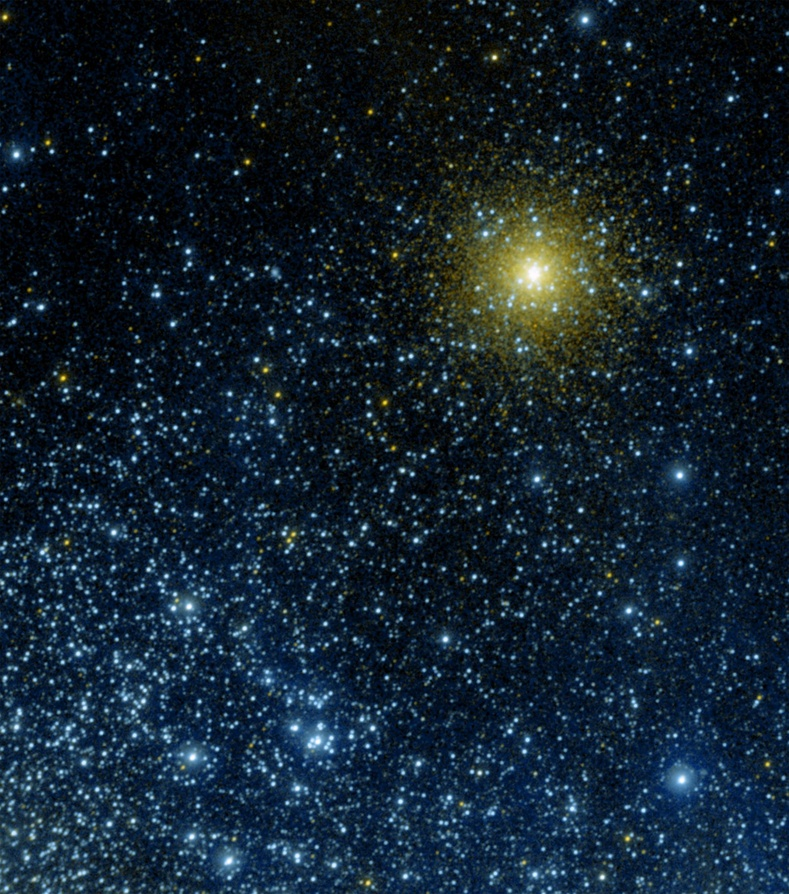
#> input picture images/NGC-362.jpg, 789 x 894 px, shrunk from 2250 x 2550 before the run
$ jupyter execute --allow-errors notebook.ipynb
#> lines starting #> are read from the running program, lines starting #| are printed output that depends on the picture
### src/libs/util.py
import numpy
import math
import cv2
from PIL import Image

#################
# Image helpers #
#################


# [59 lines left out: functions verify_image, pad_image, add_alpha_channel, save_image_rgb, not called in this run]

def save_image_grey(arr, filename):
    """Takes a numpy array, in the shape (x, y), and writes it to an image."""
    img = Image.fromarray(arr, "L")
    img.save(filename)


# [4 lines left out: function save_image_rgba, not called in this run]


def image_to_array(file):
    """Read an image from a file into a numpy 3D array."""
#> called with file = '../images/NGC-362.jpg'
    img = Image.open(file)
#> img is the input picture: PIL image 789x894 RGB; mean R, G, B 19.5, 34.3, 46
    return numpy.asarray(img).astype(numpy.uint8)


##################
# Kernel Helpers #
##################


# [59 lines left out: functions normalize_kernel, gaussian_kernel, identity_kernel, blur_kernel, not called in this run]

### src/notebook.ipynb
# Counting Stars

## Setup

[cell 1]
#!/usr/bin/env python3

import os
import sys
import time
import pyopencl as cl
import numpy
from PIL import Image, ImageOps
from libs.util import *

[cell 2]
# Suppress kernel caching.
os.environ["PYOPENCL_NO_CACHE"] = "1"
os.environ["PYOPENCL_CTX"] = "0"

[cell 3]
IMG_PATH = "../images/NGC-362.jpg"
KERNEL_NAME_GREY = "kernel_grey"
KERNEL_NAME_THRESHOLD = "kernel_threshold"
KERNEL_NAME_STARS = "kernel_stars"

[cell 4]
img = image_to_array(IMG_PATH)
(img_h, img_w, depth) = img.shape
#> img_h = 894; img_w = 789; depth = 3
print(f"Image dimensions: {img_h}x{img_w} with depth {depth}")
#| Image dimensions: 894x789 with depth 3
flat_img = img.reshape(img_h * img_w * depth).astype(numpy.uint8)

#> (a cell that did not finish here is left out)

## Grayscale

#> (a cell that did not finish here is left out)

[cell 7]
# Create the result image.
h_output_img = numpy.zeros(img_h * img_w * 1).astype(numpy.uint8)

# Create the buffers on the device.
#> (the rest of this cell did not finish here and is left out)

[cell 8]
print("Executing kernel grey...")
#> (the rest of this cell did not finish here and is left out)

[cell 9]
#save gray image
result_img = h_output_img.reshape(img_h, img_w)
save_image_grey(result_img, "../output/" + "output_" + KERNEL_NAME_GREY + ".png")
#> in save_image_grey, `img = Image.fromarray(arr, "L")`: img: PIL image 789x894 L; every value is 0

## Threshold

[cell 10]
LOCAL_SIZE = 1
global_size = int((img_w * img_h)/LOCAL_SIZE)
#> global_size = 705366

#> (a cell that did not finish here is left out)

#> (a cell that did not finish here is left out)

[cell 13]
print("Executing kernel threshold...")
#> (the rest of this cell did not finish here and is left out)

#> (a cell that did not finish here is left out)

## Stars

[cell 15]
LOCAL_SIZE = 1
global_size = int((img_w * img_h)/LOCAL_SIZE)

#> (a cell that did not finish here is left out)

#> (a cell that did not finish here is left out)

[cell 18]
print("Executing stars kernel...")
#> (the rest of this cell did not finish here and is left out)

#> (a cell that did not finish here is left out)

[cell 20]
ngc = image_to_array("../NGC-362.result.png")
#> call 2 of image_to_array, with file = '../NGC-362.result.png'
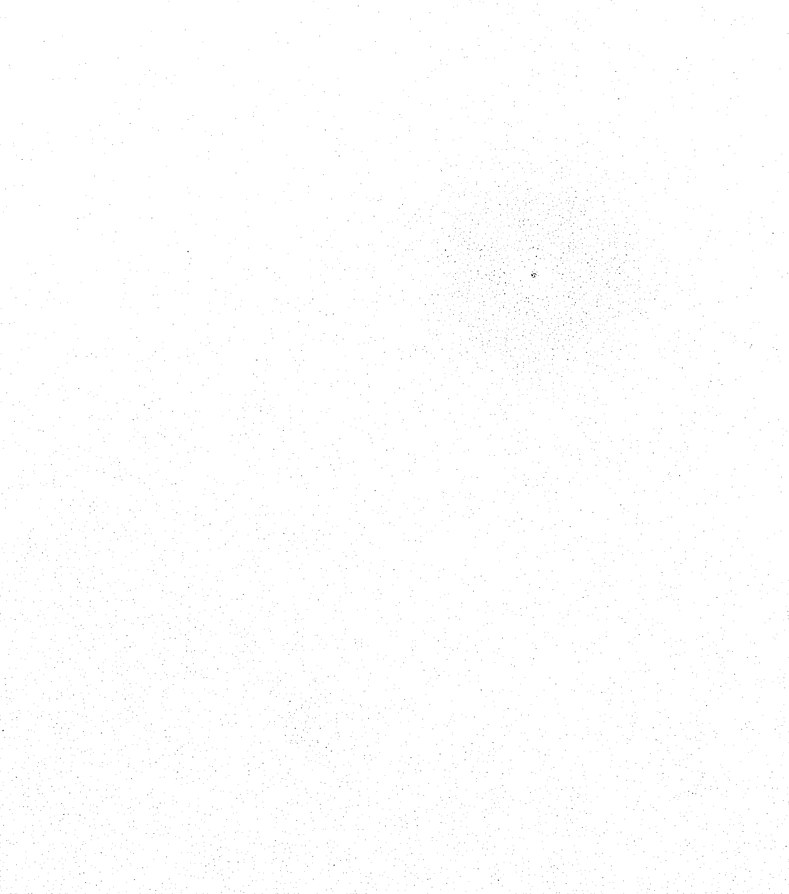
#> input picture NGC-362.result.png, 789 x 894 px, shrunk from 2250 x 2550 before the run
#> in image_to_array, img is the input picture: PIL image 789x894 L; min 0, max 255, mean 254.4
#to array
ngc = 255 - ngc
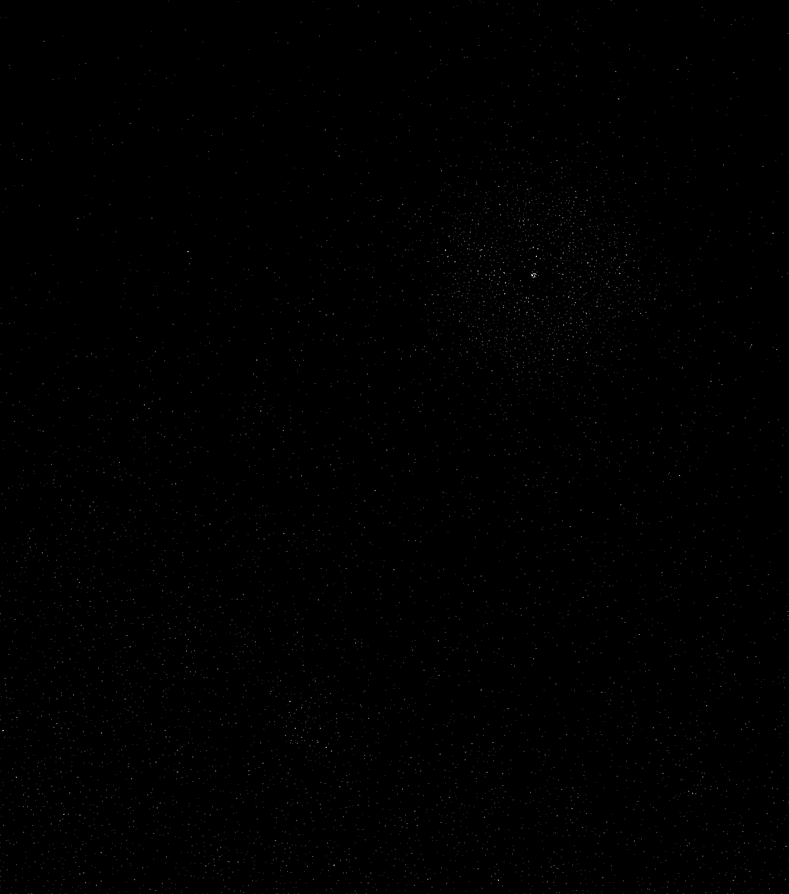
#> ngc: shape (894, 789); min 0, max 255, mean 0.6
import matplotlib.pyplot as plt
plt.imshow(ngc)
plt.show()

[cell 21]
div = ngc - result_img
div[div!=0] = 255
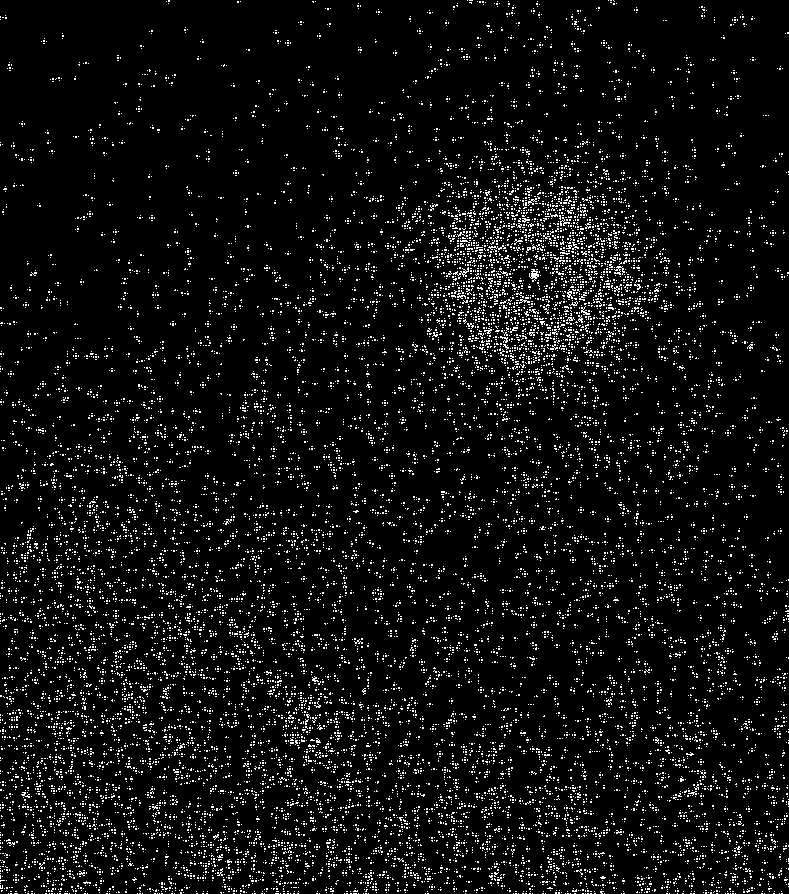
#> div: shape (894, 789); 6.1% white in thin lines or dots
plt.imshow(div)
div.max(), div.min(), div.mean(), numpy.where(div==255)
